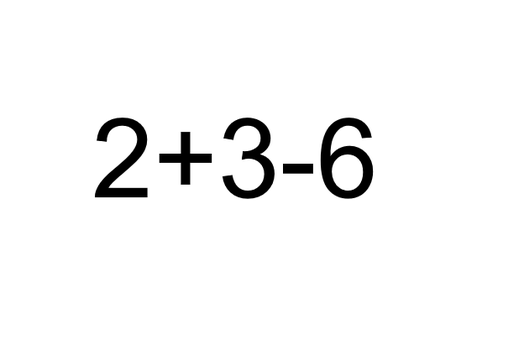
#> input picture Test/images/test/1.PNG, 524 x 356 px, shrunk from 624 x 424 before the run, found by its file name
$ jupyter execute --allow-errors 'Bounding box.ipynb'
#> lines starting #> are read from the running program, lines starting #| are printed output that depends on the picture
[cell 1]
# We're going to start experimenting with tesseract using just a simple image of nice clean text.
# Lets first import Image from PIL and display the image text.png.
from PIL import Image
import pytesseract
import cv2
pytesseract.pytesseract.tesseract_cmd = r"C:\Program Files\Tesseract-OCR\tesseract.exe"

image = cv2.imread('images/test/1.png')
#> image is the input picture: shape (356, 524, 3); min 0, max 255, mean 246.3
image = cv2.cvtColor(image,cv2.COLOR_BGR2RGB)

print(pytesseract.image_to_string(image))
#> (this line was passed over: pytesseract is not available in this run)

# Detecting Characters
hImg,wImg,c = image.shape
#> hImg = 356; wImg = 524; c = 3
#> (the rest of this cell did not finish here and is left out)

[cell 2]
# We're going to start experimenting with tesseract using just a simple image of nice clean text.
# Lets first import Image from PIL and display the image text.png.
# from PIL import Image
import pytesseract
import cv2
pytesseract.pytesseract.tesseract_cmd = r"C:\Program Files\Tesseract-OCR\tesseract.exe"

image = cv2.imread('images/test/2.png')
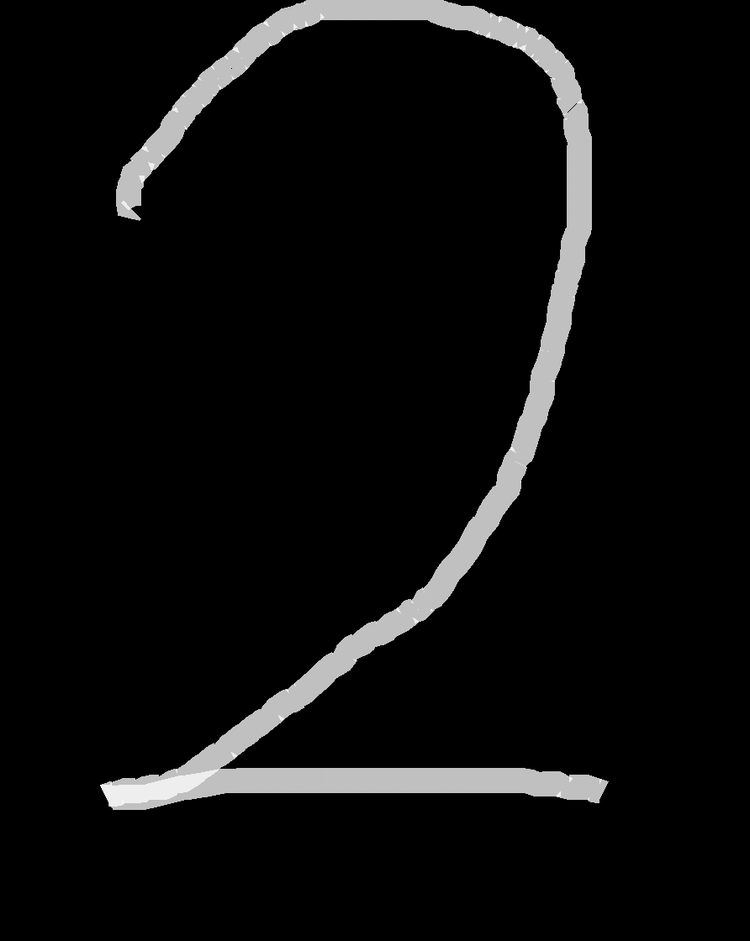
#> input picture Test/2.png, 750 x 941 px, shrunk from 892 x 1120 before the run, found by its file name
#> image is the input picture: shape (941, 750, 3); min 0, max 255, mean 13.3
image = cv2.cvtColor(image,cv2.COLOR_BGR2RGB)

print(pytesseract.image_to_string(image))
#> (this line was passed over: pytesseract is not available in this run)

# Detecting Characters
hImg,wImg,c = image.shape
#> hImg = 941; wImg = 750
#> (the rest of this cell did not finish here and is left out)

[cell 3]
# We're going to start experimenting with tesseract using just a simple image of nice clean text.
# Lets first import Image from PIL and display the image text.png.
from PIL import Image
import pytesseract
import cv2
pytesseract.pytesseract.tesseract_cmd = r"C:\Program Files\Tesseract-OCR\tesseract.exe"

image = cv2.imread('images/eq1.png')
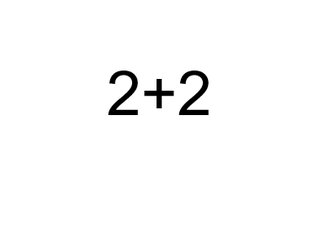
#> input picture Test/images/eq1.PNG, 324 x 236 px, shrunk from 385 x 281 before the run, found by its file name
#> image is the input picture: shape (236, 324, 3); min 0, max 255, mean 250.6
image = cv2.cvtColor(image,cv2.COLOR_BGR2RGB)

#> (the rest of this cell did not finish here and is left out)

[cell 4]
import pytesseract
import cv2
pytesseract.pytesseract.tesseract_cmd = r"C:\Program Files\Tesseract-OCR\tesseract.exe"

image = cv2.imread('images/test/3.png')
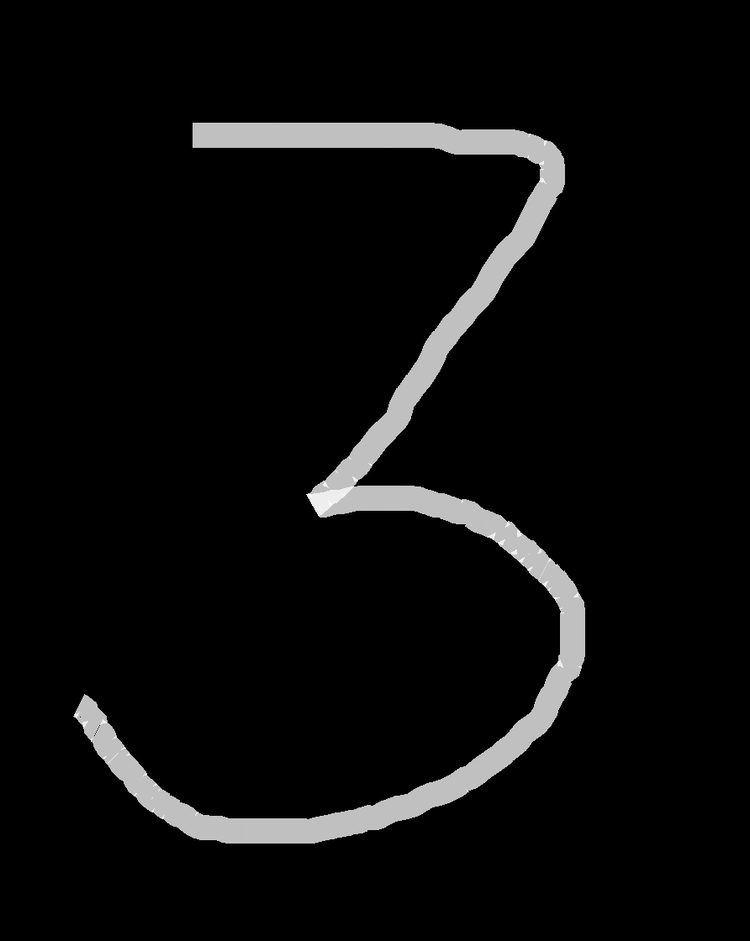
#> input picture Test/3.png, 750 x 941 px, shrunk from 892 x 1120 before the run, found by its file name
#> image is the input picture: shape (941, 750, 3); min 0, max 255, mean 12
image = cv2.cvtColor(image,cv2.COLOR_BGR2RGB)

#> (the rest of this cell did not finish here and is left out)
